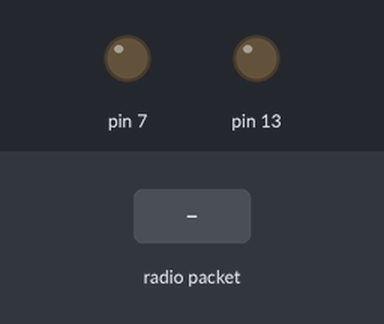
Recording of a sketch running on a simulated Arduino Uno, built with avr-gcc and run on an emulated ATmega328P. On the bench: output pins drawn as LEDs (lit = HIGH). Inputs (shaded band) come from the test bench. No radio packets arrive unless stated; what the sketch prints to the serial monitor is not drawn.

Above: at 1.2 s.
1.3 s: radio packet "v" arrives
At 1.8 s:
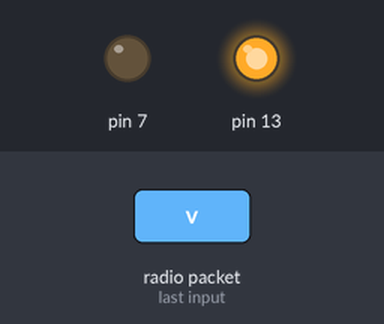
Timing chart, 0 to 4.3 s (numbered marks = the images above; inputs shaded):
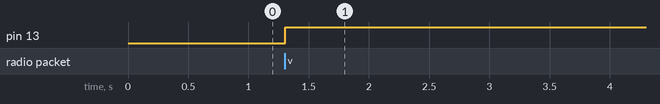

The sketch:

Antena_rx.ino
```cpp
#include <VirtualWire.h>

char data_received = 'p';

void setup()
{
    Serial.begin(9600);
    Serial.println("setup");

    //Se inicializa el RF
    vw_setup(2000);  //velocidad: Bits per segundo
    vw_set_rx_pin(2);
    vw_rx_start();

    pinMode(13, OUTPUT);
    pinMode(7, OUTPUT);
    digitalWrite(13, false);
    digitalWrite(7, false);
}

void loop()
{
    uint8_t dato;
    uint8_t datoleng=1;
    //verifico si hay un dato valido en el RF
    if (vw_get_message(&dato,&datoleng))
    {
        if((char)dato=='v')
        {
            digitalWrite(13, true);
            digitalWrite(7, false);
            data_received = 'v';

        }
        else if((char)dato=='m')
        {
            digitalWrite(13, false);
            data_received = 'm';

        }
        else if((char)dato=='a')
        {
            digitalWrite(7, true);
            digitalWrite(13, false);
            data_received = 'a';

        }
        else if((char)dato=='p')
        {
            digitalWrite(7, false);
            digitalWrite(13, false);
            data_received = 'p';

        }
    }
    Serial.print(data_received);
    delay(20);
}
```

Measured:
- after the input at 1.3 s, pin 13: LOW → HIGH at once
